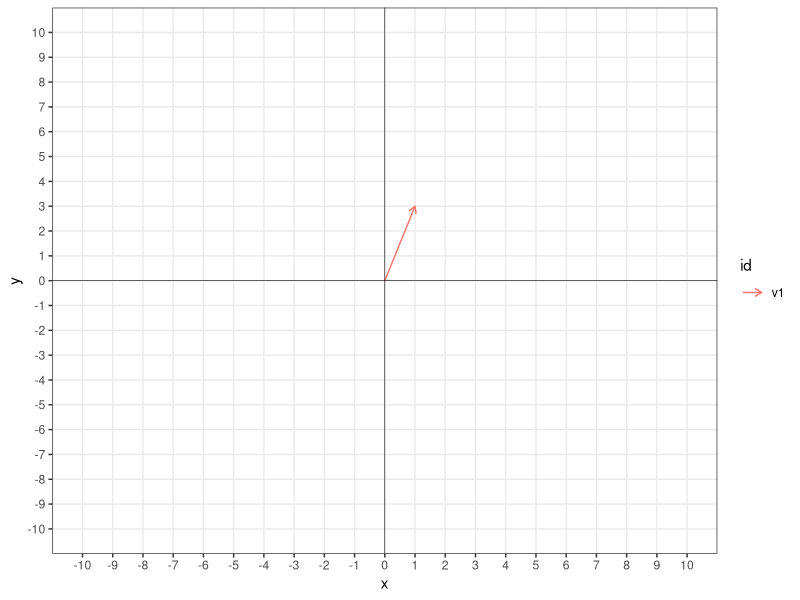
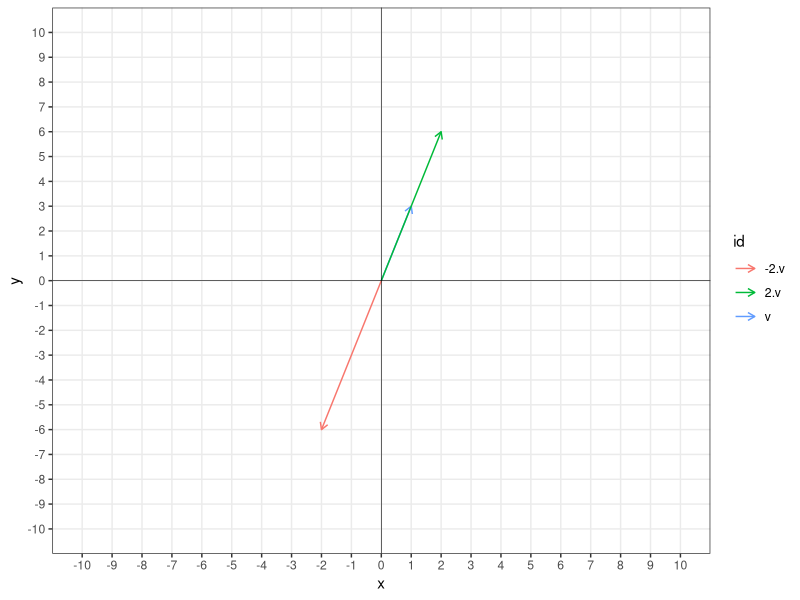
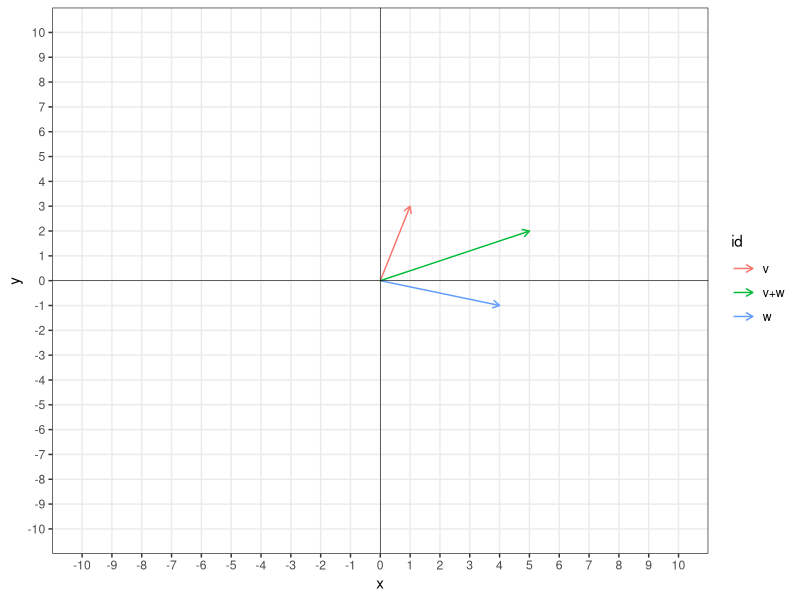

Write R code to recreate these figures, in order.
# Mathematics for Machine Learning and Data Science
# Linear Algebra for Machine Learning and Data Science
# Week 3 - Vector Operations: Scalar multiplication, sum and dot product of vectors
# 2026-02-19

# Packages ----

library(tidyverse)
library(pracma)

# Functions ----

plot_vector <- function(v) {
  
  ggplot(v) +
    geom_segment(aes(x = x, xend = xend, 
                     y = y, yend = yend,
                     color = id),
                 arrow = arrow(length = unit(0.2, "cm"))) +
    scale_x_continuous(breaks = seq(-10, 10, 1), 
                       limits = c(-10, 10)) +
    scale_y_continuous(breaks = seq(-10, 10, 1), 
                       limits = c(-10, 10)) +
    geom_hline(yintercept = 0, linewidth = 0.2) +
    geom_vline(xintercept = 0, linewidth = 0.2) +
    theme_bw() +
    theme(panel.grid.minor = element_blank())
  
}

# 1 Scalar multiplication and sum of vectors ----

## 1.1 Visualisation of a vector ---- 

v <- tibble(id = "v1",
            x = 0,
            xend = 1,
            y = 0,
            yend = 3)

plot_vector(v)

## 1.2 Scalar multiplication ----

v <- tibble(id = c("v", "2.v", "-2.v"),
            x = c(0, 0, 0),
            xend = c(1, 2, -2),
            y = c(0, 0, 0),
            yend = c(3, 6, -6))

plot_vector(v)

## 1.3 Sum of vectors ----

v <- tibble(id = c("v", "w", "v+w"),
            x = c(0, 0, 0),
            xend = c(1, 4, 5),
            y = c(0, 0, 0),
            yend = c(3, -1, 2))

plot_vector(v)

## 1.4 Norm of a vector ----

norm(c(1, 3), type = "2")

# 2 Dot product ----

## 2.1 Algebraic definition of the dot product ----

## 2.2 Dot product using R ---- 

x <- c(1, -2, -5)
y <- c(4, 3, -1)

x %*% y
dot(x, y)

## 2.3 Speed of calculations in vectorized form ----

a <- runif(1000000)
b <- runif(1000000)

tic <- Sys.time()
c <- dot(a, b)
toc <- Sys.time()
toc - tic

tic <- Sys.time()
c <- a * b
toc <- Sys.time()
toc - tic

## 2.4 Geometric definition of the dot product ----

i <- c(1, 0, 0)
j <- c(0, 1, 0)
dot(i, j)

## 2.5 Application of the dot product: vector similarity ----

